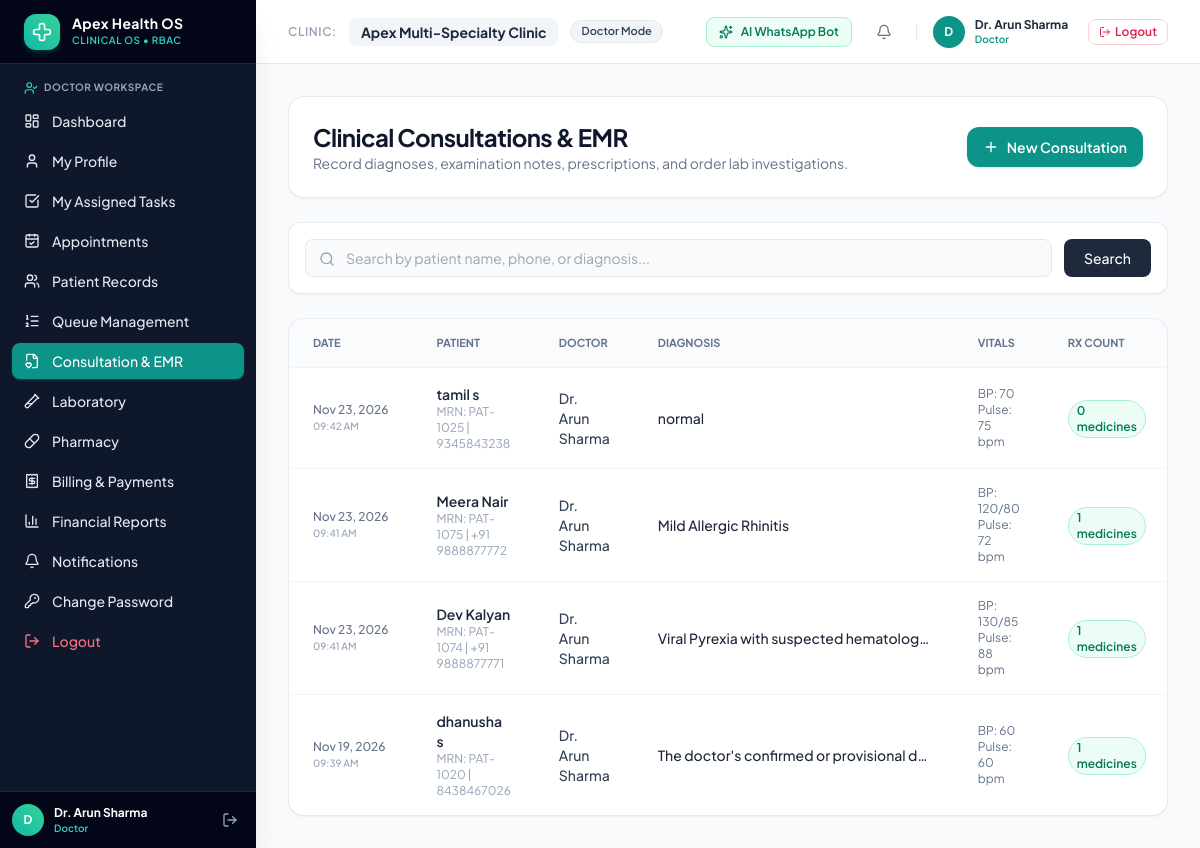
The app's page /consultations/ (signed in), older data.
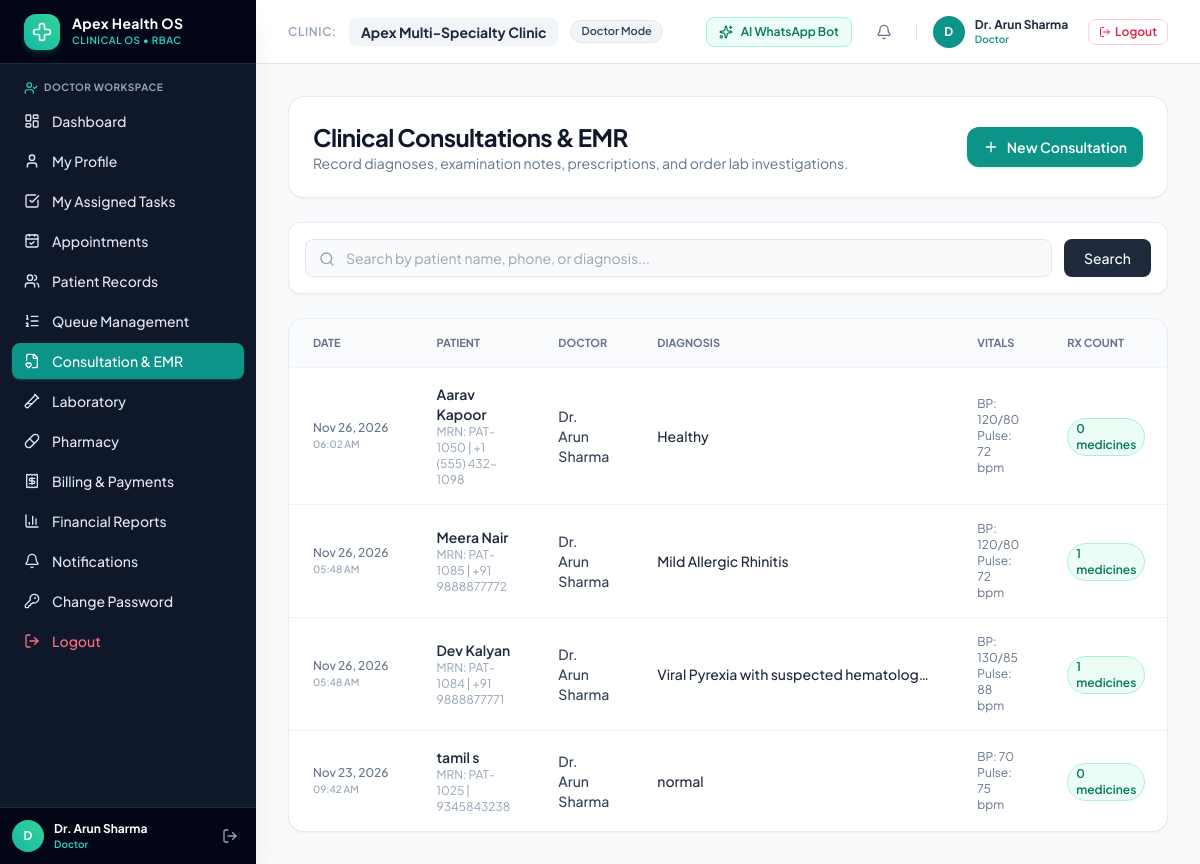
The same page, newer data.
### apps/consultations/models.py (models this page shows, shortened)
class Consultation(TimeStampedModel):
    patient = models.ForeignKey('patients.Patient', on_delete=models.CASCADE, related_name='consultations')
    doctor = models.ForeignKey('doctors.Doctor', on_delete=models.CASCADE, related_name='consultations')
    appointment = models.OneToOneField('appointments.Appointment', on_delete=models.SET_NULL, null=True, blank=True, related_name='consultation')
    consultation_date = models.DateTimeField(auto_now_add=True)
    temperature = models.DecimalField(max_digits=5, decimal_places=1, null=True, blank=True, help_text="°F")
    pulse = models.PositiveIntegerField(null=True, blank=True, help_text="bpm")
    blood_pressure = models.CharField(max_length=20, blank=True, help_text="Systolic/Diastolic e.g. 120/80")
    respiratory_rate = models.PositiveIntegerField(null=True, blank=True, help_text="breaths/min")
    spo2 = models.PositiveIntegerField(null=True, blank=True, help_text="% oxygen saturation")
    height_cm = models.DecimalField(max_digits=5, decimal_places=1, null=True, blank=True)
    weight_kg = models.DecimalField(max_digits=5, decimal_places=1, null=True, blank=True)
    bmi = models.DecimalField(max_digits=4, decimal_places=1, null=True, blank=True)
    chief_complaints = models.TextField(blank=True, default='Routine checkup / wellness evaluation', help_text="Primary symptoms and duration")
    examination_notes = models.TextField(blank=True, help_text="Physical examination findings")
    diagnosis = models.TextField(blank=True, default='Patient in good health / Normal routine checkup. All good.', help_text="Confirmed diagnosis or ICD notes")
    treatment_plan = models.TextField(blank=True, help_text="Advice, lifestyle modifications, follow up")
    clinical_notes = models.TextField(blank=True)
    follow_up_date = models.DateField(null=True, blank=True)
    class Meta:
        ordering = ['-created_at']

### apps/patients/models.py (models this page shows, shortened)
class Patient(TimeStampedModel):
    GENDER_CHOICES = [
        ('M', 'Male'),
        ('F', 'Female'),
        ('O', 'Other'),
    ]
    BLOOD_GROUPS = [
        ('A+', 'A+'), ('A-', 'A-'),
        ('B+', 'B+'), ('B-', 'B-'),
        ('AB+', 'AB+'), ('AB-', 'AB-'),
        ('O+', 'O+'), ('O-', 'O-'),
        ('UNKNOWN', 'Unknown'),
    ]
    clinic = models.ForeignKey('clinics.Clinic', on_delete=models.CASCADE, related_name='patients')
    user = models.OneToOneField(User, on_delete=models.SET_NULL, null=True, blank=True, related_name='patient_record')
    patient_id = models.CharField(max_length=30, blank=True, db_index=True, help_text="Unique Patient MRN ID")
    first_name = models.CharField(max_length=100)
    last_name = models.CharField(max_length=100, blank=True)
    phone = models.CharField(max_length=20, db_index=True)
    email = models.EmailField(blank=True)
    date_of_birth = models.DateField(null=True, blank=True)
    gender = models.CharField(max_length=1, choices=GENDER_CHOICES, default='M')
    blood_group = models.CharField(max_length=10, choices=BLOOD_GROUPS, default='UNKNOWN')
    address = models.TextField(blank=True)
    emergency_contact_name = models.CharField(max_length=100, blank=True)
    emergency_contact_phone = models.CharField(max_length=20, blank=True)
    allergies = models.TextField(blank=True)
    chronic_conditions = models.TextField(blank=True)
    medical_notes = models.TextField(blank=True)
    @property
    def full_name(self):
        return f"{self.first_name} {self.last_name}".strip()
    class Meta:
        ordering = ['first_name', 'last_name']
        unique_together = ('clinic', 'phone')

### apps/doctors/models.py (models this page shows, shortened)
class Doctor(TimeStampedModel):
    clinic = models.ForeignKey('clinics.Clinic', on_delete=models.CASCADE, related_name='doctors')
    user = models.OneToOneField(User, on_delete=models.SET_NULL, null=True, blank=True, related_name='doctor_profile')
    name = models.CharField(max_length=150)
    specialty = models.ForeignKey(Specialty, on_delete=models.SET_NULL, null=True, related_name='doctors')
    qualification = models.CharField(max_length=150, default='MBBS, MD')
    experience_years = models.PositiveIntegerField(default=5)
    consultation_fee = models.DecimalField(max_digits=10, decimal_places=2, default=500.00)
    phone = models.CharField(max_length=20, blank=True)
    email = models.EmailField(blank=True)
    bio = models.TextField(blank=True)
    photo = models.ImageField(upload_to='doctor_profiles/', null=True, blank=True)
    photo_url = models.CharField(max_length=500, blank=True)
    is_available = models.BooleanField(default=True)
    class Meta:
        ordering = ['name']

### apps/consultations/views.py (the view, shortened to what this page needs)
# urls.py: path('', views.consultation_list, name='list'),
@role_required(['SUPER_ADMIN', 'CLINIC_ADMIN', 'DOCTOR', 'NURSE', 'RECEPTIONIST', 'PHARMACIST', 'LAB_TECH', 'ACCOUNTANT'])
def consultation_list(request):
    query = request.GET.get('q', '').strip()
    profile = getattr(request.user, 'profile', None)
    role = profile.role if profile else None
    current_doctor = getattr(request.user, 'doctor_profile', None) or Doctor.objects.filter(user=request.user).first()
    consultations = Consultation.objects.select_related('patient', 'doctor').all()
    if role == 'DOCTOR' and current_doctor and request.GET.get('all') != '1':
        consultations = consultations.filter(doctor=current_doctor)
    return render(request, 'consultations/list.html', {
        'consultations': consultations,
        'query': query,
        'current_doctor': current_doctor,
    })

### templates/consultations/list.html (shortened to what the changed rows need)
{% extends 'base.html' %}
{% block content %}
<div class="space-y-6">
    <div class="flex flex-col sm:flex-row justify-between items-start sm:items-center gap-4 bg-white p-6 rounded-2xl border border-slate-200/80 shadow-sm">
        <div>
            <h1 class="text-2xl font-bold text-slate-900 tracking-tight">Clinical Consultations & EMR</h1>
        </div>
    </div>
    <div class="bg-white rounded-2xl border border-slate-200/80 shadow-sm overflow-hidden">
        <div class="overflow-x-auto">
            <table class="w-full text-left text-sm text-slate-600">
                <thead class="bg-slate-50/80 text-slate-500 uppercase text-[11px] font-semibold border-b border-slate-100">
                    <tr>
                        <th class="py-3.5 px-6">Date</th>
                        <th class="py-3.5 px-6">Patient</th>
                        <th class="py-3.5 px-6">Doctor</th>
                        <th class="py-3.5 px-6">Diagnosis</th>
                        <th class="py-3.5 px-6">Vitals</th>
                        <th class="py-3.5 px-6">Rx Count</th>
                    </tr>
                </thead>
                <tbody class="divide-y divide-slate-100">
                    {% for c in consultations %}
                    <tr class="hover:bg-slate-50/60 transition">
                        <td class="py-4 px-6 text-xs text-slate-500 font-medium whitespace-nowrap">
                            {{ c.created_at|date:"M d, Y" }}
                            <div class="text-[10px] text-slate-400">{{ c.created_at|date:"h:i A" }}</div>
                        </td>
                        <td class="py-4 px-6 font-semibold text-slate-800">
                            {{ c.patient.full_name }}
                            <div class="text-xs text-slate-400 font-normal">MRN: {{ c.patient.patient_id|default:c.patient.id }} | {{ c.patient.phone }}</div>
                        </td>
                        <td class="py-4 px-6 font-medium text-slate-700">
                            Dr. {{ c.doctor.name }}
                        </td>
                        <td class="py-4 px-6 max-w-xs truncate font-medium text-slate-800">
                            {{ c.diagnosis }}
                        </td>
                        <td class="py-4 px-6 text-xs text-slate-500">
                            {% if c.blood_pressure %}BP: {{ c.blood_pressure }}<br>{% endif %}
                            {% if c.pulse %}Pulse: {{ c.pulse }} bpm{% endif %}
                        </td>
                        <td class="py-4 px-6">
                            <span class="inline-flex items-center px-2 py-0.5 rounded-full text-xs font-semibold bg-emerald-50 text-emerald-700 border border-emerald-200">
                                {{ c.prescriptions.count }} medicines
                            </span>
                        </td>
                    </tr>
                    {% endfor %}
                </tbody>
            </table>
        </div>
    </div>
</div>
{% endblock %}

Row changes from the older to the newer data that the page shows:
removed Consultation: created_at "Nov 23, 2026", created_at "09:41 AM", patient.full_name "Meera Nair", patient.patient_id "PAT-1075", patient.phone "+91 9888877772", doctor.name "Arun Sharma", diagnosis "Mild Allergic Rhinitis", blood_pressure "120/80", pulse "72", prescriptions.count "1"
removed Consultation: created_at "Nov 23, 2026", created_at "09:41 AM", patient.full_name "Dev Kalyan", patient.patient_id "PAT-1074", patient.phone "+91 9888877771", doctor.name "Arun Sharma", diagnosis "Viral Pyrexia with suspected hematolog…", blood_pressure "130/85", pulse "88", prescriptions.count "1"
removed Consultation: created_at "Nov 19, 2026", created_at "09:39 AM", patient.full_name "dhanusha s", patient.patient_id "PAT-1020", patient.phone "8438467026", doctor.name "Arun Sharma", diagnosis "The doctor's confirmed or provisional d…", blood_pressure "60", pulse "60", prescriptions.count "1"
added Consultation: created_at "Nov 26, 2026", created_at "06:02 AM", patient.full_name "Aarav Kapoor", patient.patient_id "PAT-1050", patient.phone "+1 (555) 432-1098", doctor.name "Arun Sharma", diagnosis "Healthy", blood_pressure "120/80", pulse "72", prescriptions.count "0"
added Consultation: created_at "Nov 26, 2026", created_at "05:48 AM", patient.full_name "Meera Nair", patient.patient_id "PAT-1085", patient.phone "+91 9888877772", doctor.name "Arun Sharma", diagnosis "Mild Allergic Rhinitis", blood_pressure "120/80", pulse "72", prescriptions.count "1"
added Consultation: created_at "Nov 26, 2026", created_at "05:48 AM", patient.full_name "Dev Kalyan", patient.patient_id "PAT-1084", patient.phone "+91 9888877771", doctor.name "Arun Sharma", diagnosis "Viral Pyrexia with suspected hematolog…", blood_pressure "130/85", pulse "88", prescriptions.count "1"
